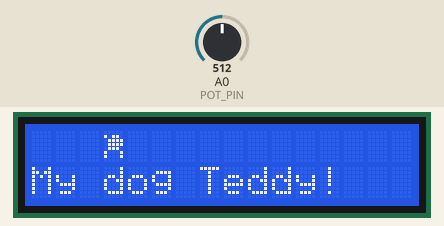
Simulated run of this sketch. Board: Arduino Uno, built with avr-gcc and run on an emulated ATmega328P. Parts: 16×2 character LCD. The test bench sets the inputs (shaded band); at power-on: A0 (POT_PIN) = 512.

Above: at 1.3 s.
1.4 s: A0 (POT_PIN) set to 716
At 1.61 s:
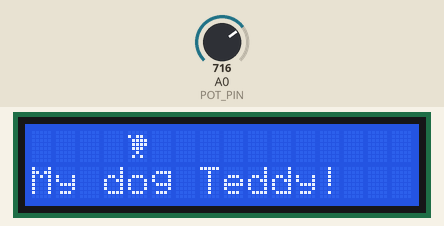
At 2.73 s:
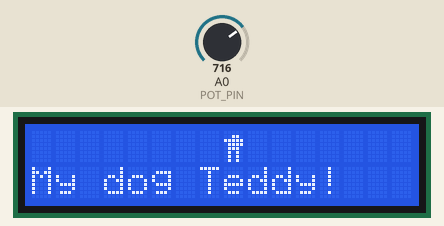
2.9 s: A0 (POT_PIN) set to 900
At 5.89 s:
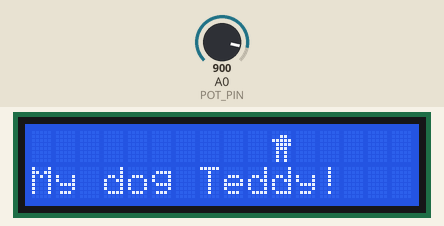

The sketch:

sketch_oct21_arduino.ino
```cpp
#include <Wire.h>
#include <LiquidCrystal_I2C.h>

LiquidCrystal_I2C lcd(0x27, 16, 2);

const byte POT_PIN = A0;  // 가변저항 가운데 핀

byte dog0[] = {B00000, B10110, B01111, B01111, B01110, B10001, B10001, B00000};
byte dog1[] = {B00000, B00110, B11111, B01111, B01110, B10001, B10001, B00000};
byte dog2[] = {B00000, B10110, B01111, B01111, B01110, B01010, B01010, B01010};
byte dog3[] = {B00000, B00110, B11111, B01111, B01110, B01010, B01010, B01010};
byte dog4[] = {B00000, B10110, B01111, B01111, B01110, B00100, B01010, B00000};
byte dog5[] = {B00000, B00110, B11111, B01111, B01110, B00100, B01010, B00000};

const byte seq[] = {0, 2, 4, 5, 3, 1};
const byte SEQ_LEN = sizeof(seq);

byte frame = 0;   // 다리 동작 프레임
byte pos = 0;     // 강아지 위치 (0 ~ 15)

unsigned long lastFrame = 0;
unsigned long lastMove = 0;
unsigned long frameInterval = 200;  // 다리 바뀌는 간격(ms), 가변저항으로 변함
unsigned long moveInterval = 400;   // 한 칸 이동 간격(ms), 가변저항으로 변함

void setup() {
  lcd.init();
  lcd.backlight();

  lcd.createChar(0, dog0);
  lcd.createChar(1, dog1);
  lcd.createChar(2, dog2);
  lcd.createChar(3, dog3);
  lcd.createChar(4, dog4);
  lcd.createChar(5, dog5);

  lcd.clear();
  lcd.setCursor(0, 1);
  lcd.print("My dog Teddy!");
}

void loop() {
  // 1) 가변저항 값 읽어서 속도 정하기
  int pot = analogRead(POT_PIN);                  // 0 ~ 1023
  moveInterval = map(pot, 0, 1023, 700, 100);     // 돌릴수록 빨라짐
  frameInterval = moveInterval / 2;               // 다리는 이동의 2배 빠르게

  unsigned long now = millis();

  // 2) 한 칸 이동
  if (now - lastMove >= moveInterval) {
    lastMove = now;

    lcd.setCursor(pos, 0);
    lcd.print(' ');            // 이전 위치 지우기

    pos++;
    if (pos > 15) pos = 0;     // 끝에 도착하면 처음으로

    lcd.setCursor(pos, 0);
    lcd.write(seq[frame]);     // 새 위치에 바로 그리기
  }

  // 3) 다리 동작 바꾸기
  if (now - lastFrame >= frameInterval) {
    lastFrame = now;

    frame++;
    if (frame >= SEQ_LEN) frame = 0;

    lcd.setCursor(pos, 0);
    lcd.write(seq[frame]);
  }
}
```
